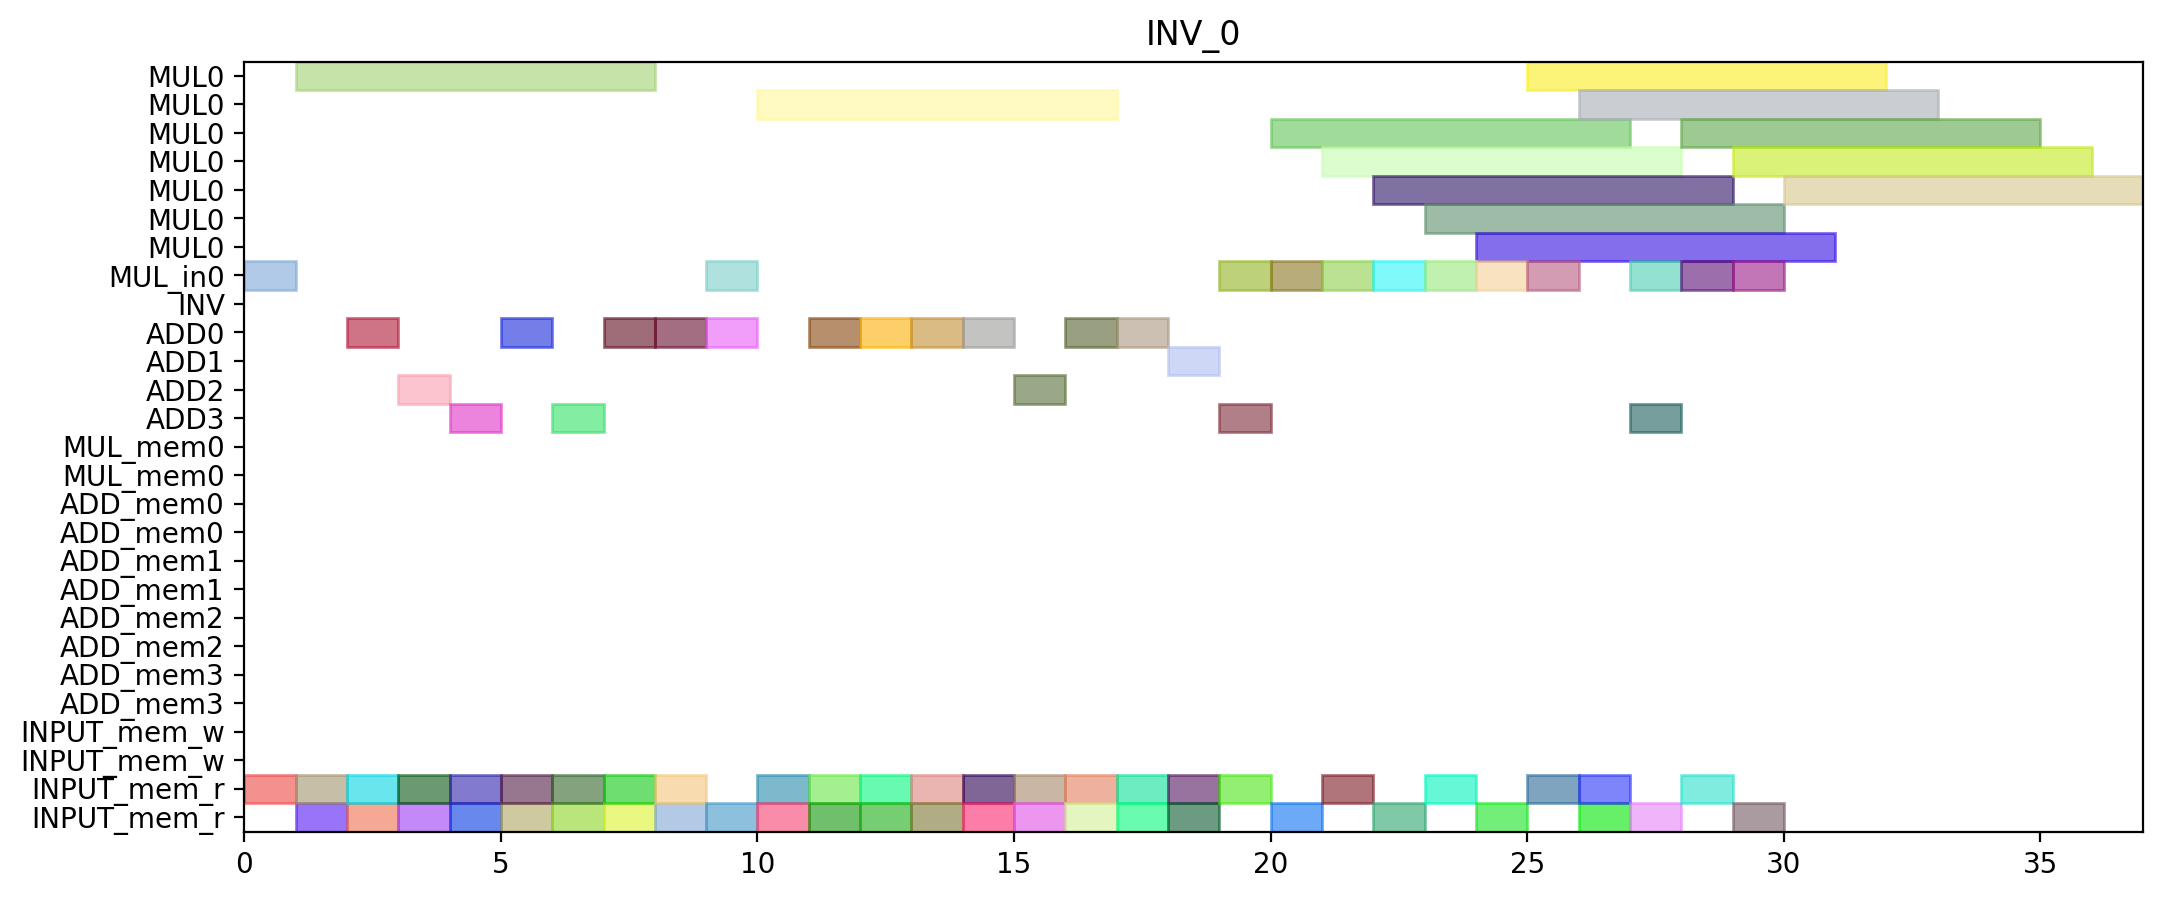

Python code for this plot:
from pyschedule import Scenario, solvers, plotters, alt


def solve():
	horizon = 236
	S = Scenario("INV_0", horizon=horizon)

	# resource
	MUL = S.Resources('MUL', num=1, size=7)
	MUL_in = S.Resources('MUL_in', num=1)
	INV = S.Resource('INV')
	ADD = S.Resources('ADD', num=4, periods=range(1, horizon))
	MUL_mem = S.Resources('MUL_mem', num=1, size=2)
	ADD_mem = S.Resources('ADD_mem', num=4, size=2)
	INPUT_mem_w = S.Resource('INPUT_mem_w', size=2)
	INPUT_mem_r = S.Resource('INPUT_mem_r', size=2)

	# result of previous scheduling

	# new tasks
	c_aa_t0_t0_t0_in = S.Task('c_aa_t0_t0_t0_in', length=1, delay_cost=1)
	c_aa_t0_t0_t0_in += alt(MUL_in)
	c_aa_t0_t0_t0 = S.Task('c_aa_t0_t0_t0', length=7, delay_cost=1)
	c_aa_t0_t0_t0 += alt(MUL)
	S += c_aa_t0_t0_t0>=c_aa_t0_t0_t0_in

	c_aa_t0_t0_t0_mem0 = S.Task('c_aa_t0_t0_t0_mem0', length=1, delay_cost=1)
	c_aa_t0_t0_t0_mem0 += INPUT_mem_r
	S += c_aa_t0_t0_t0_mem0 <= c_aa_t0_t0_t0

	c_aa_t0_t0_t1_in = S.Task('c_aa_t0_t0_t1_in', length=1, delay_cost=1)
	c_aa_t0_t0_t1_in += alt(MUL_in)
	c_aa_t0_t0_t1 = S.Task('c_aa_t0_t0_t1', length=7, delay_cost=1)
	c_aa_t0_t0_t1 += alt(MUL)
	S += c_aa_t0_t0_t1>=c_aa_t0_t0_t1_in

	c_aa_t0_t0_t1_mem0 = S.Task('c_aa_t0_t0_t1_mem0', length=1, delay_cost=1)
	c_aa_t0_t0_t1_mem0 += INPUT_mem_r
	S += c_aa_t0_t0_t1_mem0 <= c_aa_t0_t0_t1

	c_aa_t0_t0_t2 = S.Task('c_aa_t0_t0_t2', length=1, delay_cost=1)
	c_aa_t0_t0_t2 += alt(ADD)

	c_aa_t0_t0_t2_mem0 = S.Task('c_aa_t0_t0_t2_mem0', length=1, delay_cost=1)
	c_aa_t0_t0_t2_mem0 += INPUT_mem_r
	S += c_aa_t0_t0_t2_mem0 <= c_aa_t0_t0_t2

	c_aa_t0_t0_t2_mem1 = S.Task('c_aa_t0_t0_t2_mem1', length=1, delay_cost=1)
	c_aa_t0_t0_t2_mem1 += INPUT_mem_r
	S += c_aa_t0_t0_t2_mem1 <= c_aa_t0_t0_t2

	c_aa_t0_t0_t3 = S.Task('c_aa_t0_t0_t3', length=1, delay_cost=1)
	c_aa_t0_t0_t3 += alt(ADD)

	c_aa_t0_t0_t3_mem0 = S.Task('c_aa_t0_t0_t3_mem0', length=1, delay_cost=1)
	c_aa_t0_t0_t3_mem0 += INPUT_mem_r
	S += c_aa_t0_t0_t3_mem0 <= c_aa_t0_t0_t3

	c_aa_t0_t0_t3_mem1 = S.Task('c_aa_t0_t0_t3_mem1', length=1, delay_cost=1)
	c_aa_t0_t0_t3_mem1 += INPUT_mem_r
	S += c_aa_t0_t0_t3_mem1 <= c_aa_t0_t0_t3

	c_aa_t0_t1_t0_in = S.Task('c_aa_t0_t1_t0_in', length=1, delay_cost=1)
	c_aa_t0_t1_t0_in += alt(MUL_in)
	c_aa_t0_t1_t0 = S.Task('c_aa_t0_t1_t0', length=7, delay_cost=1)
	c_aa_t0_t1_t0 += alt(MUL)
	S += c_aa_t0_t1_t0>=c_aa_t0_t1_t0_in

	c_aa_t0_t1_t0_mem0 = S.Task('c_aa_t0_t1_t0_mem0', length=1, delay_cost=1)
	c_aa_t0_t1_t0_mem0 += INPUT_mem_r
	S += c_aa_t0_t1_t0_mem0 <= c_aa_t0_t1_t0

	c_aa_t0_t1_t1_in = S.Task('c_aa_t0_t1_t1_in', length=1, delay_cost=1)
	c_aa_t0_t1_t1_in += alt(MUL_in)
	c_aa_t0_t1_t1 = S.Task('c_aa_t0_t1_t1', length=7, delay_cost=1)
	c_aa_t0_t1_t1 += alt(MUL)
	S += c_aa_t0_t1_t1>=c_aa_t0_t1_t1_in

	c_aa_t0_t1_t1_mem0 = S.Task('c_aa_t0_t1_t1_mem0', length=1, delay_cost=1)
	c_aa_t0_t1_t1_mem0 += INPUT_mem_r
	S += c_aa_t0_t1_t1_mem0 <= c_aa_t0_t1_t1

	c_aa_t0_t1_t2 = S.Task('c_aa_t0_t1_t2', length=1, delay_cost=1)
	c_aa_t0_t1_t2 += alt(ADD)

	c_aa_t0_t1_t2_mem0 = S.Task('c_aa_t0_t1_t2_mem0', length=1, delay_cost=1)
	c_aa_t0_t1_t2_mem0 += INPUT_mem_r
	S += c_aa_t0_t1_t2_mem0 <= c_aa_t0_t1_t2

	c_aa_t0_t1_t2_mem1 = S.Task('c_aa_t0_t1_t2_mem1', length=1, delay_cost=1)
	c_aa_t0_t1_t2_mem1 += INPUT_mem_r
	S += c_aa_t0_t1_t2_mem1 <= c_aa_t0_t1_t2

	c_aa_t0_t1_t3 = S.Task('c_aa_t0_t1_t3', length=1, delay_cost=1)
	c_aa_t0_t1_t3 += alt(ADD)

	c_aa_t0_t1_t3_mem0 = S.Task('c_aa_t0_t1_t3_mem0', length=1, delay_cost=1)
	c_aa_t0_t1_t3_mem0 += INPUT_mem_r
	S += c_aa_t0_t1_t3_mem0 <= c_aa_t0_t1_t3

	c_aa_t0_t1_t3_mem1 = S.Task('c_aa_t0_t1_t3_mem1', length=1, delay_cost=1)
	c_aa_t0_t1_t3_mem1 += INPUT_mem_r
	S += c_aa_t0_t1_t3_mem1 <= c_aa_t0_t1_t3

	c_aa_t0_t20 = S.Task('c_aa_t0_t20', length=1, delay_cost=1)
	c_aa_t0_t20 += alt(ADD)

	c_aa_t0_t20_mem0 = S.Task('c_aa_t0_t20_mem0', length=1, delay_cost=1)
	c_aa_t0_t20_mem0 += INPUT_mem_r
	S += c_aa_t0_t20_mem0 <= c_aa_t0_t20

	c_aa_t0_t20_mem1 = S.Task('c_aa_t0_t20_mem1', length=1, delay_cost=1)
	c_aa_t0_t20_mem1 += INPUT_mem_r
	S += c_aa_t0_t20_mem1 <= c_aa_t0_t20

	c_aa_t0_t21 = S.Task('c_aa_t0_t21', length=1, delay_cost=1)
	c_aa_t0_t21 += alt(ADD)

	c_aa_t0_t21_mem0 = S.Task('c_aa_t0_t21_mem0', length=1, delay_cost=1)
	c_aa_t0_t21_mem0 += INPUT_mem_r
	S += c_aa_t0_t21_mem0 <= c_aa_t0_t21

	c_aa_t0_t21_mem1 = S.Task('c_aa_t0_t21_mem1', length=1, delay_cost=1)
	c_aa_t0_t21_mem1 += INPUT_mem_r
	S += c_aa_t0_t21_mem1 <= c_aa_t0_t21

	c_aa_t0_t30 = S.Task('c_aa_t0_t30', length=1, delay_cost=1)
	c_aa_t0_t30 += alt(ADD)

	c_aa_t0_t30_mem0 = S.Task('c_aa_t0_t30_mem0', length=1, delay_cost=1)
	c_aa_t0_t30_mem0 += INPUT_mem_r
	S += c_aa_t0_t30_mem0 <= c_aa_t0_t30

	c_aa_t0_t30_mem1 = S.Task('c_aa_t0_t30_mem1', length=1, delay_cost=1)
	c_aa_t0_t30_mem1 += INPUT_mem_r
	S += c_aa_t0_t30_mem1 <= c_aa_t0_t30

	c_aa_t0_t31 = S.Task('c_aa_t0_t31', length=1, delay_cost=1)
	c_aa_t0_t31 += alt(ADD)

	c_aa_t0_t31_mem0 = S.Task('c_aa_t0_t31_mem0', length=1, delay_cost=1)
	c_aa_t0_t31_mem0 += INPUT_mem_r
	S += c_aa_t0_t31_mem0 <= c_aa_t0_t31

	c_aa_t0_t31_mem1 = S.Task('c_aa_t0_t31_mem1', length=1, delay_cost=1)
	c_aa_t0_t31_mem1 += INPUT_mem_r
	S += c_aa_t0_t31_mem1 <= c_aa_t0_t31

	c_aa_t1_t0_t0_in = S.Task('c_aa_t1_t0_t0_in', length=1, delay_cost=1)
	c_aa_t1_t0_t0_in += alt(MUL_in)
	c_aa_t1_t0_t0 = S.Task('c_aa_t1_t0_t0', length=7, delay_cost=1)
	c_aa_t1_t0_t0 += alt(MUL)
	S += c_aa_t1_t0_t0>=c_aa_t1_t0_t0_in

	c_aa_t1_t0_t0_mem0 = S.Task('c_aa_t1_t0_t0_mem0', length=1, delay_cost=1)
	c_aa_t1_t0_t0_mem0 += INPUT_mem_r
	S += c_aa_t1_t0_t0_mem0 <= c_aa_t1_t0_t0

	c_aa_t1_t0_t1_in = S.Task('c_aa_t1_t0_t1_in', length=1, delay_cost=1)
	c_aa_t1_t0_t1_in += alt(MUL_in)
	c_aa_t1_t0_t1 = S.Task('c_aa_t1_t0_t1', length=7, delay_cost=1)
	c_aa_t1_t0_t1 += alt(MUL)
	S += c_aa_t1_t0_t1>=c_aa_t1_t0_t1_in

	c_aa_t1_t0_t1_mem0 = S.Task('c_aa_t1_t0_t1_mem0', length=1, delay_cost=1)
	c_aa_t1_t0_t1_mem0 += INPUT_mem_r
	S += c_aa_t1_t0_t1_mem0 <= c_aa_t1_t0_t1

	c_aa_t1_t0_t2 = S.Task('c_aa_t1_t0_t2', length=1, delay_cost=1)
	c_aa_t1_t0_t2 += alt(ADD)

	c_aa_t1_t0_t2_mem0 = S.Task('c_aa_t1_t0_t2_mem0', length=1, delay_cost=1)
	c_aa_t1_t0_t2_mem0 += INPUT_mem_r
	S += c_aa_t1_t0_t2_mem0 <= c_aa_t1_t0_t2

	c_aa_t1_t0_t2_mem1 = S.Task('c_aa_t1_t0_t2_mem1', length=1, delay_cost=1)
	c_aa_t1_t0_t2_mem1 += INPUT_mem_r
	S += c_aa_t1_t0_t2_mem1 <= c_aa_t1_t0_t2

	c_aa_t1_t0_t3 = S.Task('c_aa_t1_t0_t3', length=1, delay_cost=1)
	c_aa_t1_t0_t3 += alt(ADD)

	c_aa_t1_t0_t3_mem0 = S.Task('c_aa_t1_t0_t3_mem0', length=1, delay_cost=1)
	c_aa_t1_t0_t3_mem0 += INPUT_mem_r
	S += c_aa_t1_t0_t3_mem0 <= c_aa_t1_t0_t3

	c_aa_t1_t0_t3_mem1 = S.Task('c_aa_t1_t0_t3_mem1', length=1, delay_cost=1)
	c_aa_t1_t0_t3_mem1 += INPUT_mem_r
	S += c_aa_t1_t0_t3_mem1 <= c_aa_t1_t0_t3

	c_aa_t1_t1_t0_in = S.Task('c_aa_t1_t1_t0_in', length=1, delay_cost=1)
	c_aa_t1_t1_t0_in += alt(MUL_in)
	c_aa_t1_t1_t0 = S.Task('c_aa_t1_t1_t0', length=7, delay_cost=1)
	c_aa_t1_t1_t0 += alt(MUL)
	S += c_aa_t1_t1_t0>=c_aa_t1_t1_t0_in

	c_aa_t1_t1_t0_mem0 = S.Task('c_aa_t1_t1_t0_mem0', length=1, delay_cost=1)
	c_aa_t1_t1_t0_mem0 += INPUT_mem_r
	S += c_aa_t1_t1_t0_mem0 <= c_aa_t1_t1_t0

	c_aa_t1_t1_t1_in = S.Task('c_aa_t1_t1_t1_in', length=1, delay_cost=1)
	c_aa_t1_t1_t1_in += alt(MUL_in)
	c_aa_t1_t1_t1 = S.Task('c_aa_t1_t1_t1', length=7, delay_cost=1)
	c_aa_t1_t1_t1 += alt(MUL)
	S += c_aa_t1_t1_t1>=c_aa_t1_t1_t1_in

	c_aa_t1_t1_t1_mem0 = S.Task('c_aa_t1_t1_t1_mem0', length=1, delay_cost=1)
	c_aa_t1_t1_t1_mem0 += INPUT_mem_r
	S += c_aa_t1_t1_t1_mem0 <= c_aa_t1_t1_t1

	c_aa_t1_t1_t2 = S.Task('c_aa_t1_t1_t2', length=1, delay_cost=1)
	c_aa_t1_t1_t2 += alt(ADD)

	c_aa_t1_t1_t2_mem0 = S.Task('c_aa_t1_t1_t2_mem0', length=1, delay_cost=1)
	c_aa_t1_t1_t2_mem0 += INPUT_mem_r
	S += c_aa_t1_t1_t2_mem0 <= c_aa_t1_t1_t2

	c_aa_t1_t1_t2_mem1 = S.Task('c_aa_t1_t1_t2_mem1', length=1, delay_cost=1)
	c_aa_t1_t1_t2_mem1 += INPUT_mem_r
	S += c_aa_t1_t1_t2_mem1 <= c_aa_t1_t1_t2

	c_aa_t1_t1_t3 = S.Task('c_aa_t1_t1_t3', length=1, delay_cost=1)
	c_aa_t1_t1_t3 += alt(ADD)

	c_aa_t1_t1_t3_mem0 = S.Task('c_aa_t1_t1_t3_mem0', length=1, delay_cost=1)
	c_aa_t1_t1_t3_mem0 += INPUT_mem_r
	S += c_aa_t1_t1_t3_mem0 <= c_aa_t1_t1_t3

	c_aa_t1_t1_t3_mem1 = S.Task('c_aa_t1_t1_t3_mem1', length=1, delay_cost=1)
	c_aa_t1_t1_t3_mem1 += INPUT_mem_r
	S += c_aa_t1_t1_t3_mem1 <= c_aa_t1_t1_t3

	c_aa_t1_t20 = S.Task('c_aa_t1_t20', length=1, delay_cost=1)
	c_aa_t1_t20 += alt(ADD)

	c_aa_t1_t20_mem0 = S.Task('c_aa_t1_t20_mem0', length=1, delay_cost=1)
	c_aa_t1_t20_mem0 += INPUT_mem_r
	S += c_aa_t1_t20_mem0 <= c_aa_t1_t20

	c_aa_t1_t20_mem1 = S.Task('c_aa_t1_t20_mem1', length=1, delay_cost=1)
	c_aa_t1_t20_mem1 += INPUT_mem_r
	S += c_aa_t1_t20_mem1 <= c_aa_t1_t20

	c_aa_t1_t21 = S.Task('c_aa_t1_t21', length=1, delay_cost=1)
	c_aa_t1_t21 += alt(ADD)

	c_aa_t1_t21_mem0 = S.Task('c_aa_t1_t21_mem0', length=1, delay_cost=1)
	c_aa_t1_t21_mem0 += INPUT_mem_r
	S += c_aa_t1_t21_mem0 <= c_aa_t1_t21

	c_aa_t1_t21_mem1 = S.Task('c_aa_t1_t21_mem1', length=1, delay_cost=1)
	c_aa_t1_t21_mem1 += INPUT_mem_r
	S += c_aa_t1_t21_mem1 <= c_aa_t1_t21

	c_aa_t1_t30 = S.Task('c_aa_t1_t30', length=1, delay_cost=1)
	c_aa_t1_t30 += alt(ADD)

	c_aa_t1_t30_mem0 = S.Task('c_aa_t1_t30_mem0', length=1, delay_cost=1)
	c_aa_t1_t30_mem0 += INPUT_mem_r
	S += c_aa_t1_t30_mem0 <= c_aa_t1_t30

	c_aa_t1_t30_mem1 = S.Task('c_aa_t1_t30_mem1', length=1, delay_cost=1)
	c_aa_t1_t30_mem1 += INPUT_mem_r
	S += c_aa_t1_t30_mem1 <= c_aa_t1_t30

	c_aa_t1_t31 = S.Task('c_aa_t1_t31', length=1, delay_cost=1)
	c_aa_t1_t31 += alt(ADD)

	c_aa_t1_t31_mem0 = S.Task('c_aa_t1_t31_mem0', length=1, delay_cost=1)
	c_aa_t1_t31_mem0 += INPUT_mem_r
	S += c_aa_t1_t31_mem0 <= c_aa_t1_t31

	c_aa_t1_t31_mem1 = S.Task('c_aa_t1_t31_mem1', length=1, delay_cost=1)
	c_aa_t1_t31_mem1 += INPUT_mem_r
	S += c_aa_t1_t31_mem1 <= c_aa_t1_t31

	c_aa_t2_t0_t0_in = S.Task('c_aa_t2_t0_t0_in', length=1, delay_cost=1)
	c_aa_t2_t0_t0_in += alt(MUL_in)
	c_aa_t2_t0_t0 = S.Task('c_aa_t2_t0_t0', length=7, delay_cost=1)
	c_aa_t2_t0_t0 += alt(MUL)
	S += c_aa_t2_t0_t0>=c_aa_t2_t0_t0_in

	c_aa_t2_t0_t0_mem0 = S.Task('c_aa_t2_t0_t0_mem0', length=1, delay_cost=1)
	c_aa_t2_t0_t0_mem0 += INPUT_mem_r
	S += c_aa_t2_t0_t0_mem0 <= c_aa_t2_t0_t0

	c_aa_t2_t0_t1_in = S.Task('c_aa_t2_t0_t1_in', length=1, delay_cost=1)
	c_aa_t2_t0_t1_in += alt(MUL_in)
	c_aa_t2_t0_t1 = S.Task('c_aa_t2_t0_t1', length=7, delay_cost=1)
	c_aa_t2_t0_t1 += alt(MUL)
	S += c_aa_t2_t0_t1>=c_aa_t2_t0_t1_in

	c_aa_t2_t0_t1_mem0 = S.Task('c_aa_t2_t0_t1_mem0', length=1, delay_cost=1)
	c_aa_t2_t0_t1_mem0 += INPUT_mem_r
	S += c_aa_t2_t0_t1_mem0 <= c_aa_t2_t0_t1

	c_aa_t2_t0_t2 = S.Task('c_aa_t2_t0_t2', length=1, delay_cost=1)
	c_aa_t2_t0_t2 += alt(ADD)

	c_aa_t2_t0_t2_mem0 = S.Task('c_aa_t2_t0_t2_mem0', length=1, delay_cost=1)
	c_aa_t2_t0_t2_mem0 += INPUT_mem_r
	S += c_aa_t2_t0_t2_mem0 <= c_aa_t2_t0_t2

	c_aa_t2_t0_t2_mem1 = S.Task('c_aa_t2_t0_t2_mem1', length=1, delay_cost=1)
	c_aa_t2_t0_t2_mem1 += INPUT_mem_r
	S += c_aa_t2_t0_t2_mem1 <= c_aa_t2_t0_t2

	c_aa_t2_t0_t3 = S.Task('c_aa_t2_t0_t3', length=1, delay_cost=1)
	c_aa_t2_t0_t3 += alt(ADD)

	c_aa_t2_t0_t3_mem0 = S.Task('c_aa_t2_t0_t3_mem0', length=1, delay_cost=1)
	c_aa_t2_t0_t3_mem0 += INPUT_mem_r
	S += c_aa_t2_t0_t3_mem0 <= c_aa_t2_t0_t3

	c_aa_t2_t0_t3_mem1 = S.Task('c_aa_t2_t0_t3_mem1', length=1, delay_cost=1)
	c_aa_t2_t0_t3_mem1 += INPUT_mem_r
	S += c_aa_t2_t0_t3_mem1 <= c_aa_t2_t0_t3

	c_aa_t2_t1_t0_in = S.Task('c_aa_t2_t1_t0_in', length=1, delay_cost=1)
	c_aa_t2_t1_t0_in += alt(MUL_in)
	c_aa_t2_t1_t0 = S.Task('c_aa_t2_t1_t0', length=7, delay_cost=1)
	c_aa_t2_t1_t0 += alt(MUL)
	S += c_aa_t2_t1_t0>=c_aa_t2_t1_t0_in

	c_aa_t2_t1_t0_mem0 = S.Task('c_aa_t2_t1_t0_mem0', length=1, delay_cost=1)
	c_aa_t2_t1_t0_mem0 += INPUT_mem_r
	S += c_aa_t2_t1_t0_mem0 <= c_aa_t2_t1_t0

	c_aa_t2_t1_t1_in = S.Task('c_aa_t2_t1_t1_in', length=1, delay_cost=1)
	c_aa_t2_t1_t1_in += alt(MUL_in)
	c_aa_t2_t1_t1 = S.Task('c_aa_t2_t1_t1', length=7, delay_cost=1)
	c_aa_t2_t1_t1 += alt(MUL)
	S += c_aa_t2_t1_t1>=c_aa_t2_t1_t1_in

	c_aa_t2_t1_t1_mem0 = S.Task('c_aa_t2_t1_t1_mem0', length=1, delay_cost=1)
	c_aa_t2_t1_t1_mem0 += INPUT_mem_r
	S += c_aa_t2_t1_t1_mem0 <= c_aa_t2_t1_t1

	solvers.mip.solve(S,msg=1,kind='CPLEX',ratio_gap=1.01)

	solution = [['hoge']*len(S.solution()[1]) for i in range(len(S.solution()))]
	for i in range(len(S.solution())):
		for j in range(len(S.solution()[i])):
			solution[i][j]=str(S.solution()[i][j])
	print(solution)

	cycles = int(solution[-1][3])

	pic_file_name = "/mnt/rose/usr1/fukuda/pairing_automation_design2/bls24-509/scheduling/INV_mul1_add4/INV_0.png"
	if(S.solution() != []):
		plotters.matplotlib.plot(S,img_filename=pic_file_name, vertical_text=True, fig_size=(cycles*0.25+3, 5), show_task_labels=False)

	return solution
